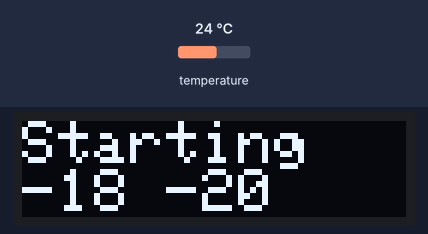
Recording of a program running on a simulated ESP8266 (NodeMCU). Shown: 128×32 one-colour display. The inputs (shaded band) are chosen by the test bench; at power-on: temperature 24 °C. What the program prints to the serial monitor is not drawn.

Above: at 2.1 s.
At 60.2 s:
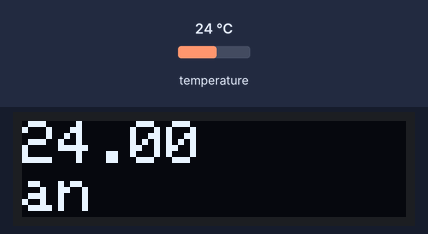

The program:

main.cpp
```cpp
#include <Arduino.h>

// DS18B20 temperature sensor
#include <OneWire.h>
#include <DallasTemperature.h>

// SSD 1306 0.9 128x32 OLED
#include <SPI.h>
#include <Wire.h>
#include <Adafruit_GFX.h>
#include <Adafruit_SSD1306.h>

#include "DebugHelper.h"

// DS18B20 temperature sensor
#define ONE_WIRE_BUS D5
#define SSR_PIN D6

// SSD 1306 0.9 128x32 OLED
#define SCREEN_WIDTH 128
#define SCREEN_HEIGHT 32
#define OLED_RESET -1       // Reset pin # (or -1 if sharing Arduino reset pin)
#define SCREEN_ADDRESS 0x3C ///< See datasheet for Address; 0x3D for 128x64, 0x3C for 128x32

// DS18B20 temperature sensor
OneWire oneWire(ONE_WIRE_BUS);
DallasTemperature sensor(&oneWire);
DeviceAddress sensorAddress;

// SSD 1306 0.9 128x32 OLED
Adafruit_SSD1306 oled(SCREEN_WIDTH, SCREEN_HEIGHT, &Wire, OLED_RESET);

// Define logic parameters
const unsigned long requestIntervalInMs = 1L * 60L * 1000L;
const float minTemperature = -20.00F;
const float maxTemperature = -18.00F;

unsigned long lastRequestTimeInMs = 0L;
boolean fridgeIsOn = false;

// function to print a device address
void printAddress(DeviceAddress deviceAddress)
{
  DEBUG_PRINT(F("Sensor address"));
  DEBUG_PRINT_APPEND(F(" = "));

  for (uint8_t i = 0; i < 8; i++)
  {
    if (deviceAddress[i] < 16)
    {
      DEBUG_PRINT_APPEND(F("0"));
    }
    DEBUG_PRINT_APPEND_HEX(deviceAddress[i]);
    DEBUG_PRINT_APPEND(" ");
  }
}

void switchRelayOn(u_int8_t pin)
{
  digitalWrite(pin, HIGH);
  fridgeIsOn = true;
  DEBUG_PRINTLN(F("Switching relay on"));
}

void switchRelayOff(u_int8_t pin)
{
  digitalWrite(pin, LOW);
  fridgeIsOn = false;
  DEBUG_PRINTLN(F("Switching relay off"))
}

boolean isIntervalElapsed(unsigned long startTimeInMs, unsigned long currentTimeInMs, unsigned long intervalLengthInMs)
{
  return intervalLengthInMs <= currentTimeInMs - startTimeInMs;
}

boolean isFreezerToWarm(float currentTemperature)
{
  return currentTemperature > maxTemperature;
}

boolean isFreezerToCold(float currentTemperature)
{
  return currentTemperature < minTemperature;
}

void initializeSensor(void)
{
  // Initialize sensor
  DEBUG_PRINTLN(F("Initializing sensor"))
  sensor.begin();

  // Scroll away from startup garbage
  DEBUG_PRINTLN_KEY_VALUE(F("Number of devices"), sensor.getDeviceCount())

  if (!sensor.getAddress(sensorAddress, 0))
  {
    DEBUG_PRINTLN(F("Unable to find address for Device 0"));
  }

  printAddress(sensorAddress);

  sensor.setResolution(sensorAddress, 9);
}

void initializeDisplay(void)
{
  DEBUG_PRINTLN(F("Initializing oled"))

  // SSD1306_SWITCHCAPVCC = generate oled voltage from 3.3V internally
  if (!oled.begin(SSD1306_SWITCHCAPVCC, SCREEN_ADDRESS))
  {
    DEBUG_PRINTLN(F("SSD1306 allocation failed"))
  }

  // clear oled
  oled.clearDisplay();
  oled.display();

  oled.setTextSize(2); // Draw 2X-scale text
  oled.setTextColor(SSD1306_WHITE);
  oled.setCursor(0, 0);

  oled.printf("Starting\n%d %d", (int)maxTemperature, (int)minTemperature);

  oled.display();
}

void showStatus(float currentTemperature, boolean relayIsOn)
{
  DEBUG_PRINTLN_KEY_VALUE(F("Current temperature"), sensor.getTempC(sensorAddress))
  DEBUG_PRINTLN_KEY_VALUE(F("Relay is "), relayIsOn ? "on" : "off")

  oled.clearDisplay();

  oled.setTextSize(2); // Draw 2X-scale text
  oled.setTextColor(SSD1306_WHITE);
  oled.setCursor(0, 0);

  if (currentTemperature >= 0)
  {
    oled.printf("%d.%02d\n%s", (int)currentTemperature, (int)(currentTemperature * 100) % 100, relayIsOn ? "an" : "aus");
  }
  else
  {
    currentTemperature = currentTemperature * -1;
    oled.printf("-%d.%02d\n%s", (int)currentTemperature, (int)(currentTemperature * 100) % 100, relayIsOn ? "an" : "aus");
  }

  oled.display(); // Show initial text
}

void setup(void)
{
  // Initialize debug port
  DEBUG_BEGIN(115200)
  DEBUG_EMPTY_ROW
  DEBUG_EMPTY_ROW

  delay(1000);

  // Initialize relay
  pinMode(SSR_PIN, OUTPUT);
  delay(1000);
  switchRelayOn(SSR_PIN);

  // Initialize oled
  initializeDisplay();

  // Initialize temperature sensor
  initializeSensor();
}

void loop(void)
{
  unsigned long currentTime = millis();

  if (!isIntervalElapsed(lastRequestTimeInMs, currentTime, requestIntervalInMs))
  {
    return;
  }

  lastRequestTimeInMs = currentTime;
  sensor.requestTemperatures();
  float currentTemperature = sensor.getTempC(sensorAddress);

  showStatus(currentTemperature, fridgeIsOn);

  if (isFreezerToWarm(currentTemperature))
  {
    switchRelayOn(SSR_PIN);
    showStatus(currentTemperature, fridgeIsOn);
    return;
  }

  if (isFreezerToCold(currentTemperature))
  {
    switchRelayOff(SSR_PIN);
    showStatus(currentTemperature, fridgeIsOn);
  }
}
```

Measured:
- what the display in image 0 shows lasts 58.0 s, from 2.1 s to 60.1 s
